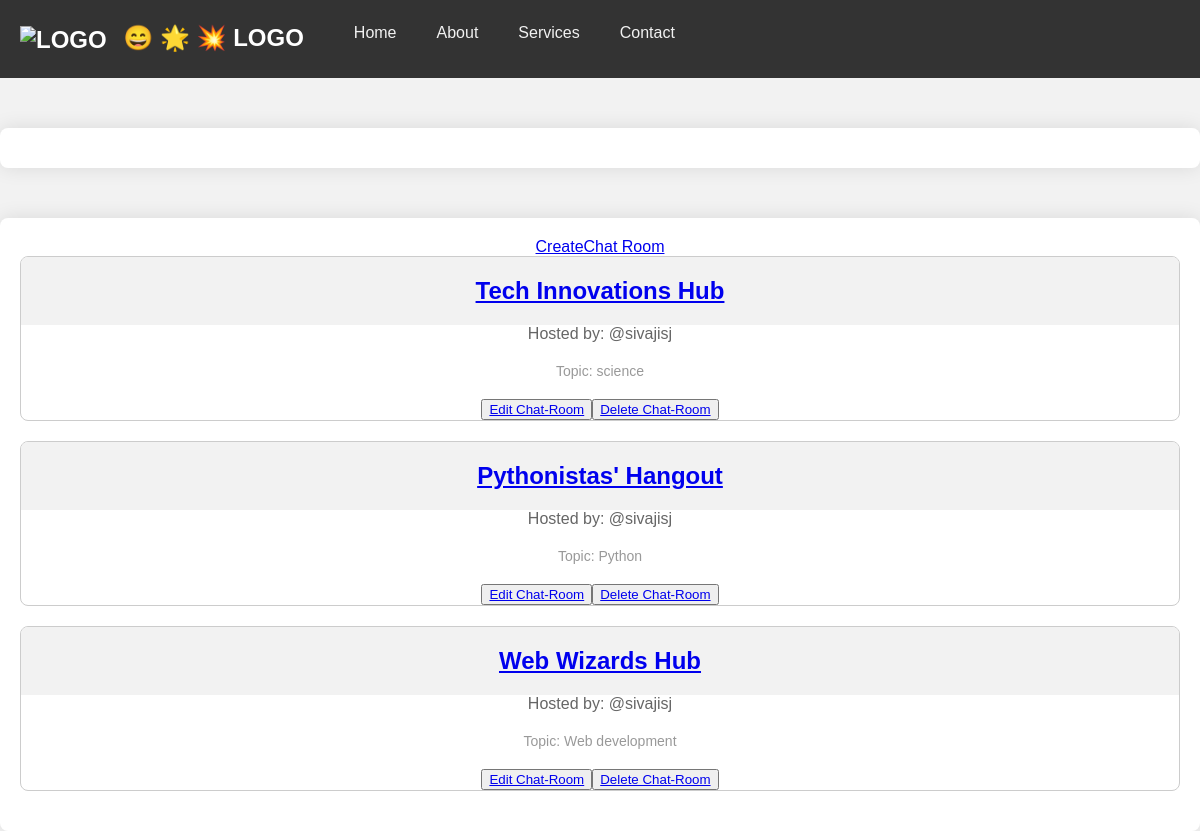
Before: / with the older database file.
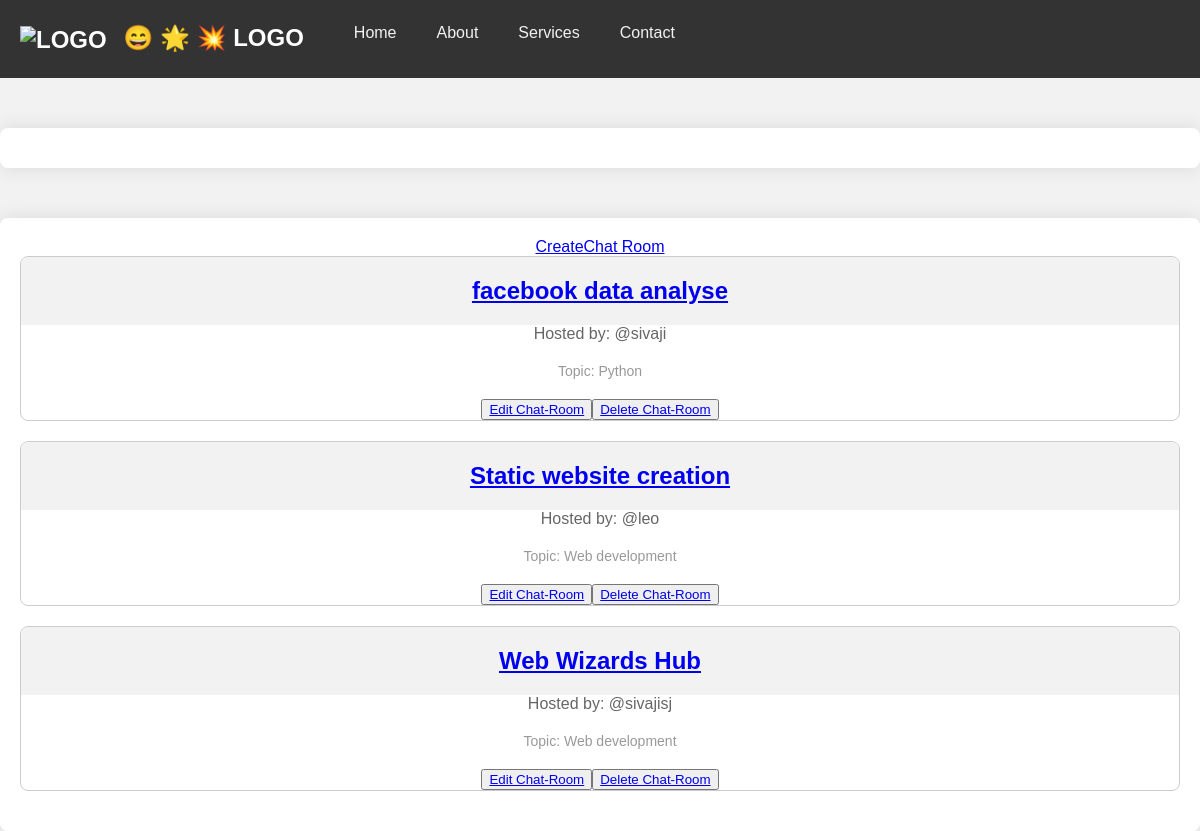
After: the same page with the newer database file.
### base/models.py (models this page shows)
class Room(models.Model):
    host = models.ForeignKey(User,  on_delete=models.SET_NULL, null=True)
    topic = models.ForeignKey(Topic,  on_delete=models.SET_NULL, null=True)
    name = models.CharField( max_length=200)
    description = models.TextField(null=True, blank=True)
    updated = models.DateTimeField(auto_now=True)
    created = models.DateTimeField(auto_now_add=True)
    class Meta:
        ordering = ["-updated", "-created"]
    def __str__(self):
        return self.name

class Topic(models.Model):
    name = models.CharField(max_length=200)
    def __str__(self):
        return self.name

### base/views.py (the view)
# urls.py: path("", views.home, name="home"),
def home(request):
    rooms = Room.objects.all()
    print(rooms)
    return render(request,"home.html", {'rooms': rooms})

### base/templates/home.html (shortened to what this page needs)
<!DOCTYPE html>
<html lang="en">
<head>
</head>
<body>
  {% extends 'main.html' %}
   {% block content %}
<div class="container">
  <a href="{% url 'create-room' %}"> CreateChat Room</a>
  <ul class="room-list">
    {% for room in rooms %}
    <li class="room-item">
      <h3><a href="{% url 'room' room.id %}">{{ room.name }}</a></h3>
      <p>Hosted by: @{{ room.host }}</p>
      <small>Topic: {{ room.topic }}</small>
      <button>  <a href="{% url 'update-room' room.id %}"> Edit Chat-Room</a>
      <button>  <a href="{% url 'delete-room' room.id %}"> Delete Chat-Room</a>
      </button>
    </li>
    {% endfor %}
  </ul>
</div>
  {% endblock  %}

### templates/main.html (shortened to what this page needs)
<!DOCTYPE html>
<html lang="en">
<head>
</head>
<body>
    {% include 'navbar.html' %}
    {% block content %}
    {% endblock %}
</body>
</html>

### templates/navbar.html (shortened to what this page needs)
<!DOCTYPE html>
<html lang="en">
<head>
</head>
<body>
<div class="navbar">
  <a href="#" class="logo">
    <img src="https://emojicdn.elk.sh/🏡" alt="logo" />
    😄
    🌟
    💥
     LOGO
  </a>
  <a href="{% url 'home' %}">Home</a>
  <a href="#">About</a>
  <a href="#">Services</a>
  <a href="#">Contact</a>
</div>
<div class="container">
</div>
</body>
</html>

### base/templates/home.html (style rules this page uses)
body { font-family: 'Segoe UI', Tahoma, Geneva, Verdana, sans-serif; margin: 0; padding: 0; background-color: #f9f9f9; }
.container { text-align: center; margin-top: 50px; padding: 20px; background-color: #fff; border-radius: 8px; box-shadow: 0 0 20px rgba(0, 0, 0, 0.1); }
.room-list { list-style: none; padding: 0; margin: 0; }
.room-item { border: 1px solid #ccc; border-radius: 8px; margin-bottom: 20px; overflow: hidden; }
.room-item h3 { font-size: 24px; color: #333; padding: 20px; margin: 0; background-color: #f2f2f2; }
.room-item p { font-size: 16px; color: #666; margin: 0; padding: 0 20px 20px; }
.room-item small { display: block; font-size: 14px; color: #999; padding: 0 20px 20px; }

### templates/navbar.html (style rules this page uses)
body { font-family: Arial, sans-serif; margin: 0; padding: 0; background-color: #f2f2f2; }
.navbar { background-color: #333; overflow: hidden; padding: 10px 0; }
.navbar a { float: left; display: block; color: #f2f2f2; text-align: center; padding: 14px 20px; text-decoration: none; }
.navbar .logo { font-size: 24px; margin-right: 10px; text-decoration: none; color: #fff; font-weight: bold; text-transform: uppercase; }
.navbar .logo img { width: 40px; height: 40px; vertical-align: middle; margin-right: 10px; }
.container { text-align: center; margin-top: 50px; }

Changed rows visible on the page:
removed Room: name "Tech Innovations Hub", host "sivajisj", topic "science"
removed Room: name "Pythonistas' Hangout", host "sivajisj", topic "Python"
added Room: name "facebook data analyse", host "sivaji", topic "Python"
added Room: name "Static website creation", host "leo", topic "Web development"
